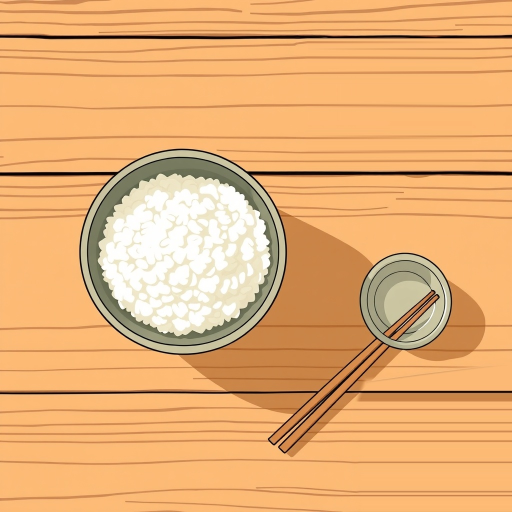
#> input picture scratch/production-smoke/video001/assets/shot-08-vb2.jpg, 1024 x 1024 px, found by its file name (shown at 1/2 size)
$ python inspect_junction.py
#> lines starting #> are read from the running program, lines starting #| are printed output that depends on the picture
from PIL import Image

img = Image.open("scratch/production-smoke/video001/assets/shot-08-vb2.jpg")
#> img is the input picture: PIL image 1024x1024 RGB; mean R, G, B 231.1, 175, 116.9

# The chopsticks run from bottom-left to top-right.
# Let's crop the junction around x: 680..760, y: 700..800
junction = img.crop((680, 700, 760, 800))
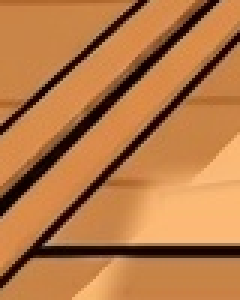
#> junction: PIL image 80x100 RGB (shown 3 times larger); mean R, G, B 183.5, 121.3, 70.1
junction.save("scratch/chopstick_paper_junction.jpg")
print("Saved chopstick_paper_junction.jpg")

$ run again, with scratch/production-smoke/video001/assets/shot-09-vb2.jpg copied over scratch/production-smoke/video001/assets/shot-08-vb2.jpg
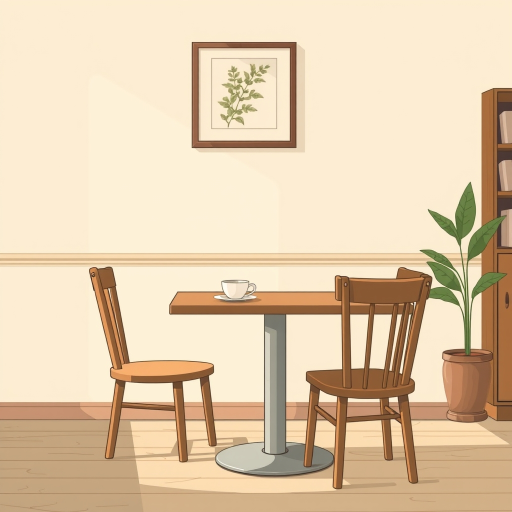
#> input picture scratch/production-smoke/video001/assets/shot-09-vb2.jpg, 1024 x 1024 px, found by its file name (shown at 1/2 size)
#> img is the input picture: PIL image 1024x1024 RGB; mean R, G, B 226, 203.2, 172.5
#> `junction = img.crop((680, 700, 760, 800))`:
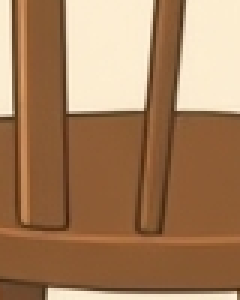
#> junction: PIL image 80x100 RGB (shown 3 times larger); mean R, G, B 165, 126.8, 92.6
